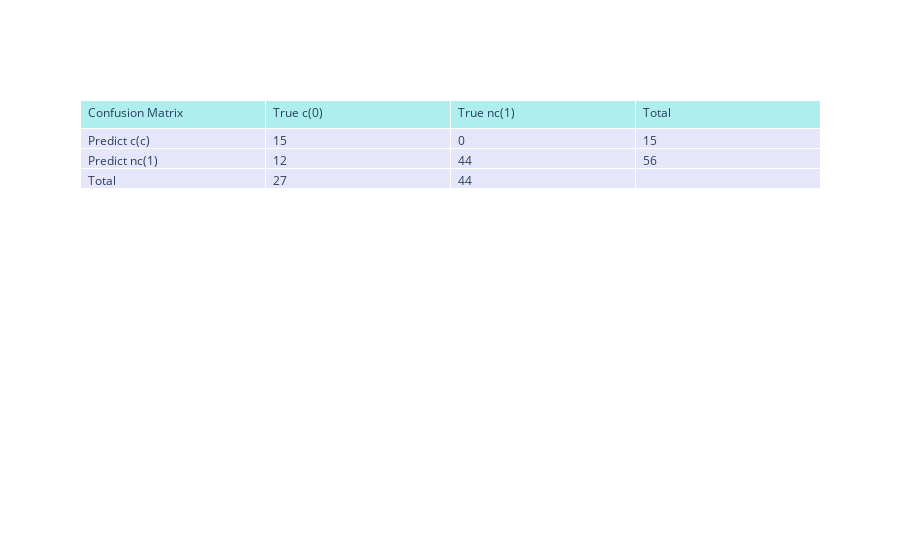

Notebook cell for this chart:
### Code cell
def GradientD3(x, y, stepsize, iters, lam3):
    #beta = np.ones((x.shape[1],1))
    beta = np.random.random_sample((x.shape[1],1)) # 34*1
    for i in range(iters):
        yy = pi_val(np.dot(x, beta))
        grad = -2*np.dot(x.T, y - yy)+ lam3 * beta
        #print(grad)
        beta = beta - stepsize*grad
    return beta

def RR(x, y, stepsize, iters, lam3):
    x = np.hstack((np.ones((x.shape[0], 1)), x))
    beta = GradientD3(x, y, stepsize, iters, lam3)
    return beta

def cvkfold(data, lamrange, k):
    folds = np.array_split(data, k)
    tempmse = np.zeros((len(lamrange), 1))
    for i in range(k):
        train = folds.copy()
        test = folds[i]
        del train[i]
        
        train = pandas.concat(train, sort=False)
        #print(test.shape)
        xtrain_train = train.iloc[:, :33]
        #print(xtrain_train)
        ytrain_train = train.iloc[:, 33:]
        xtrain_test = test.iloc[:, :33]
        ytrain_test = test.iloc[:, 33:]
        
        for lam3 in lamrange:
            betatemp = RR(xtrain_train, ytrain_train, 0.01, 100, lam3)
            restemp = test3(xtrain_test, ytrain_test, betatemp)
            tempmse[lamrange.index(lam3)] += restemp['mse']
    return tempmse/k # average mse
 
def usebestlam(lambdapotential, xtrain, fytrain, xtest, fytest):
    up = 100
    index = 0
    for i in range(len(lambdalist)):
        if lambdalist[i] <= up:
            up = lambdalist[i]
            index = i
    bestlam = lambdapotential[index]
    beta1 = RR(xtrain, fytrain, 0.01, 100, bestlam)
    res = PredictFunc(xtest, fytest, beta1)
    print('Accuracy: ', res['accu'], ' Best Lambda: ', bestlam)
    confusionM(res['truey'], res['prey'])
    return res['accu'], bestlam

lambdapotential = [0.03, 0.01, 0.5]
data = pandas.concat([xtrain, fytrain.reindex(xtrain.index)], axis=1)
lambdalist = cvkfold(data, lambdapotential, 5)
#print(lambdalist)
acc, lam = usebestlam(lambdapotential, xtrain, fytrain, xtest, fytest)

### Figure 1 — Plotly figure (JSON) as saved in the notebook; plotly's stock layout.template omitted (floating-point values rounded to 4 significant figures)
{"data": [{"cells": {"align": "left", "fill": {"color": "lavender"}, "values": [["Predict c(c)", "Predict nc(1)", "Total"], [15, 12, 27], [0, 44, 44], [15, 56, " "]]}, "header": {"align": "left", "fill": {"color": "paleturquoise"}, "values": ["Confusion Matrix", "True c(0)", "True nc(1)", "Total"]}, "type": "table"}], "layout": {}}
